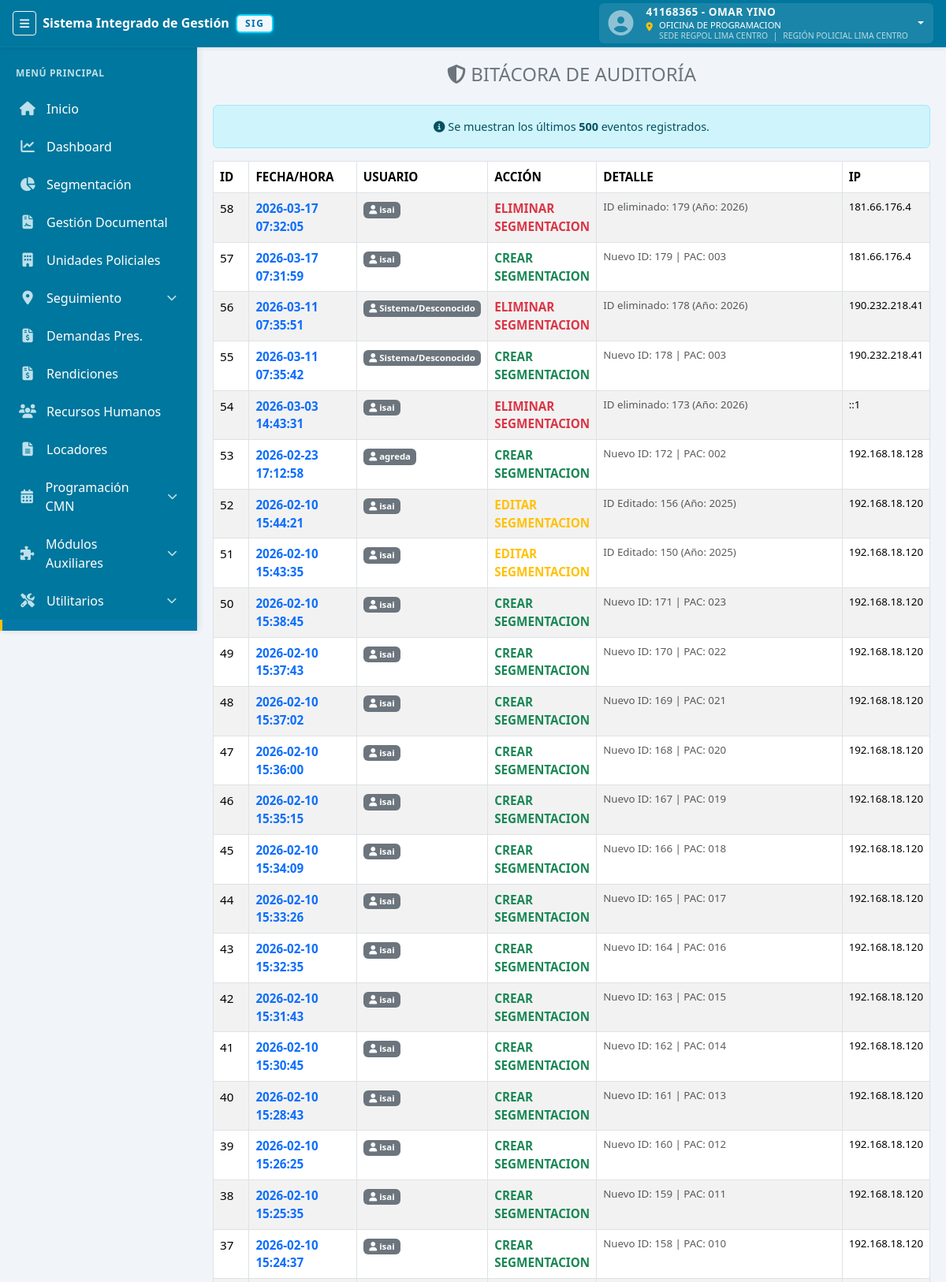
The page /vista/bitacora.php (signed in, upper part) on the database its author committed.
### tables this page shows
CREATE TABLE `modulos` (
  `id` int(11) NOT NULL,
  `nombre` varchar(100) NOT NULL COMMENT 'Nombre descriptivo del módulo',
  `slug` varchar(50) NOT NULL COMMENT 'Identificador único (snake_case)',
  `icono` varchar(50) DEFAULT 'fa-cube' COMMENT 'Icono FontAwesome',
  `enlace` varchar(255) DEFAULT '#',
  `categoria` varchar(50) DEFAULT 'OTROS',
  `color` varchar(20) DEFAULT '#00779e' COMMENT 'Color del módulo',
  `orden` int(11) DEFAULT 0 COMMENT 'Orden de visualización',
  `es_restringido` tinyint(1) DEFAULT 0 COMMENT '1 = Solo Admin/SuperAdmin (Configuración, Bitácoras)',
  `descripcion` text DEFAULT NULL COMMENT 'Descripción del módulo',
  `activo` tinyint(1) DEFAULT 1 COMMENT 'Estado del módulo',
  `created_at` timestamp NULL DEFAULT current_timestamp(),
  `updated_at` timestamp NULL DEFAULT current_timestamp() ON UPDATE current_timestamp()
);

CREATE TABLE `bitacora` (
  `id` int(11) NOT NULL,
  `usuario_id` int(11) DEFAULT NULL,
  `accion` varchar(50) NOT NULL,
  `detalle` text DEFAULT NULL,
  `ip` varchar(45) DEFAULT NULL,
  `fecha_hora` datetime DEFAULT current_timestamp()
);

### modelo/sesion_config.php (called while the page is built, shortened)
<?php
if (!function_exists('userCan')) {
    function userCan($modulo, $accion = 'VER') {
        if (isset($_SESSION['rol']) && strtoupper(trim($_SESSION['rol'])) === 'SUPER ADMINISTRADOR') return true;
        $mod = strtoupper(trim($modulo));
        $acc = strtoupper(trim($accion));
        return isset($_SESSION['permisos'][$mod][$acc]) && $_SESSION['permisos'][$mod][$acc] === true;
    }
}

### modelo/bitacora_model.php (called while the page is built)
<?php
require_once __DIR__ . '/conexion.php';
class BitacoraModel {
    private $conn;
    public function __construct() {
        global $conn;
        $this->conn = $conn;
    }
    public function getLogs() {
        $sql = "SELECT
                   b.id,
                   b.fecha_hora,
                   b.accion,
                   b.detalle,
                   b.ip,
                   COALESCE(u.usuario, 'Sistema/Desconocido') AS usuario
                FROM bitacora b
                LEFT JOIN usuario u ON b.usuario_id = u.id_usuario
                ORDER BY b.fecha_hora DESC
                LIMIT 500";
        return $this->conn->query($sql);
    }
}

### vista/bitacora.php (the view, shortened to what this page needs)
<?php
require_once __DIR__ . '/../modelo/conexion.php';
   require('../modelo/bitacora_model.php');
   $model = new BitacoraModel();
   $logs = $model->getLogs();
?>
<?php require('./layout/topbar.php'); ?>
<?php require('./layout/sidebar.php'); ?>
<div class="page-content">
    <h4 class="text-center text-secondary mb-4">
        <i class="fa-solid fa-shield-halved"></i> BITÁCORA DE AUDITORÍA
    </h4>
    <div class="alert alert-info text-center" role="alert" style="font-size: 0.9rem;">
        <i class="fa-solid fa-circle-info"></i> Se muestran los últimos <strong>500</strong> eventos registrados.
    </div>
    <div class="table-responsive">
        <table class="table table-bordered table-striped w-100" id="tablaBitacora" style="font-size: 0.95rem;">
          <thead class="bg-dark text-white">
            <tr>
              <th scope="col" style="width: 5%">ID</th>
              <th scope="col" style="width: 15%">FECHA/HORA</th>
              <th scope="col" style="width: 15%">USUARIO</th>
              <th scope="col" style="width: 15%">ACCIÓN</th>
              <th scope="col">DETALLE</th>
              <th scope="col" style="width: 10%">IP</th>
            </tr>
          </thead>
          <tbody>
          <?php while($row = $logs->fetch_object()){ ?>
           <tr>
              <td><?= $row->id ?></td>
              <td class="fw-bold text-primary"><?= $row->fecha_hora ?></td>
              <td>
                  <span class="badge bg-secondary text-white">
                      <i class="fa-solid fa-user"></i> <?= htmlspecialchars($row->usuario) ?>
                  </span>
              </td>
              <td class="fw-bold">
                <?php
                    $cls = match($row->accion) {
                        'ELIMINAR SEGMENTACION' => 'text-danger',
                        'CREAR SEGMENTACION' => 'text-success',
                        'EDITAR SEGMENTACION' => 'text-warning',
                        default => 'text-dark'
                    };
                ?>
                <span class="<?= $cls ?>"><?= htmlspecialchars($row->accion) ?></span>
              </td>
              <td class="small text-muted"><?= htmlspecialchars($row->detalle) ?></td>
              <td class="small"><?= $row->ip ?></td>
           </tr>
          <?php } ?>
          </tbody>
        </table>
    </div>
</div>
<?php require('./layout/footer.php'); ?>

### vista/layout/sidebar.php (shortened to what this page needs)
<?php
require_once __DIR__ . "/../../modelo/conexion.php";
$sqlModulos = "SELECT * FROM modulos WHERE activo = 1 ORDER BY orden ASC";
$resModulos = $conexion->query($sqlModulos);
$menuData = [
    'OPERATIVOS' => [],
    'AUXILIARES' => [],
    'UTILITARIOS' => [],
    'SISTEMA' => [],
    'OTROS' => []
];
while ($m = $resModulos->fetch_assoc()) {
    $slugFiltro = strtolower($m['slug'] ?? '');
    if (in_array($slugFiltro, ['destinos', 'ubicacion', 'ubicaciones', 'acerca']) || strpos($slugFiltro, 'acerca') !== false) continue;
    $cat = strtoupper($m['categoria'] ?? 'OTROS');
    $menuData[$cat][] = $m;
}
$current_uri = $_SERVER['REQUEST_URI'];
$base_url = (defined('BASE_URL') ? BASE_URL : '/');
?>
<aside id="sidebar" class="sidebar">
  <div class="main-title">Menú Principal</div>
  <div class="menu">
    <?php
    if (!function_exists('isUrlActive')) {
        function isUrlActive($current_uri, $enlace) {
            $path = parse_url($current_uri, PHP_URL_PATH);
            $file = basename($path);
            $enlaceFile = basename($enlace);
            return $file === $enlaceFile;
        }
    }
    if (!function_exists('getCleanUrl')) {
        function getCleanUrl($base, $enlace) {
            $enlace = str_replace(['../', './'], '', $enlace);
            $enlace = ltrim($enlace, '/');
            return $base . $enlace;
        }
    }
    ?>
    <?php foreach ($menuData['OPERATIVOS'] as $m): ?>
      <?php if (userCan($m['slug'])): ?>
        <?php
          $isActive = isUrlActive($current_uri, $m['enlace']);
          if ($m['slug'] === 'seguimiento'):
            $isSeguimientoActive = strpos($current_uri, 'seguimiento_pac.php') !== false || strpos($current_uri, 'seguimiento_menores.php') !== false;
        ?>
          <div class="has-submenu <?= $isSeguimientoActive ? 'active' : '' ?>" id="submenu-seguimiento">
            <a href="javascript:void(0);" class="submenu-toggle">
              <i class="fa-solid <?= $m['icono'] ?>"></i> <span><?= $m['nombre'] ?></span>
              <i class="fa-solid fa-chevron-down arrow"></i>
            </a>
          </div>
        <?php elseif ($m['slug'] === 'cmn'):
            $isCmnActive = strpos($current_uri, 'cmn_listado.php') !== false ||
                           strpos($current_uri, 'cmn_identificacion.php') !== false ||
                           strpos($current_uri, 'cmn_clasificacion.php') !== false ||
                           strpos($current_uri, 'cmn_consolidacion.php') !== false;
        ?>
          <div class="has-submenu <?= $isCmnActive ? 'active' : '' ?>" id="submenu-cmn">
            <a href="javascript:void(0);" class="submenu-toggle">
              <i class="fa-solid <?= $m['icono'] ?>"></i> <span><?= $m['nombre'] ?></span>
              <i class="fa-solid fa-chevron-down arrow"></i>
            </a>
          </div>
               <?php else: ?>
          <?php
            $raw_enlace = $m['enlace'] ?? '';
            $slugVar = strtolower($m['slug'] ?? '');
            if ($slugVar === 'inicio') {
                $raw_enlace = 'vista/inicio.php';
            } elseif ($slugVar === 'dashboard') {
                $raw_enlace = 'controlador/dashboard.php';
            } elseif (empty($raw_enlace) || $raw_enlace === '#') {
                $raw_enlace = '#';
            }
            $enlace_final = getCleanUrl($base_url, $raw_enlace);
          ?>
          <a href="<?= $enlace_final ?>"
            class="<?= $isActive ? 'active-link' : '' ?>">
            <i class="fa-solid <?= $m['icono'] ?>"></i> <span><?= $m['nombre'] ?></span>
          </a>
        <?php endif; ?>
      <?php endif; ?>
    <?php endforeach; ?>
    <?php
      $canSeeAux = false;
      foreach ($menuData['AUXILIARES'] as $m) { if (userCan($m['slug'])) { $canSeeAux = true; break; } }
      if ($canSeeAux):
        $isAnyAuxActive = false;
    ?>
      <div class="has-submenu <?= $isAnyAuxActive ? 'active' : '' ?>" id="submenu-auxiliares">
        <a href="javascript:void(0);" class="submenu-toggle">
          <i class="fa-solid fa-puzzle-piece"></i> <span>Módulos Auxiliares</span>
          <i class="fa-solid fa-chevron-down arrow"></i>
        </a>
      </div>
    <?php endif; ?>
    <?php
      $canSeeUtils = false;
      foreach ($menuData['UTILITARIOS'] as $m) { if (userCan($m['slug'])) { $canSeeUtils = true; break; } }
      if ($canSeeUtils):
        $isAnyUtilActive = false;
    ?>
      <div class="has-submenu <?= $isAnyUtilActive ? 'active' : '' ?>" id="submenu-utils">
        <a href="javascript:void(0);" class="submenu-toggle">
          <i class="fa-solid fa-screwdriver-wrench"></i> <span>Utilitarios</span>
          <i class="fa-solid fa-chevron-down arrow"></i>
        </a>
      </div>
    <?php endif; ?>
    <?php
      $canSeeSys = false;
      foreach ($menuData['SISTEMA'] as $m) { if (userCan($m['slug'])) { $canSeeSys = true; break; } }
      if ($canSeeSys):
        $isAnySysActive = false;
        foreach ($menuData['SISTEMA'] as $m) { if (isUrlActive($current_uri, $m['enlace'])) { $isAnySysActive = true; break; } }
    ?>
      <div class="has-submenu <?= $isAnySysActive ? 'active' : '' ?>" id="submenu-config">
        <a href="javascript:void(0);" class="submenu-toggle">
          <i class="fa-solid fa-gears"></i> <span>Configuración</span>
        </a>
      </div>
    <?php endif; ?>
  </div>
</aside>

### public/css/estilos.css (style rules this page uses)
:root { --sidebar-width: 250px; --sidebar-collapsed-width: 70px; --topbar-height: 60px; --primary-color: #00779e; --secondary-color: #00779e; --accent-color: #ffc107; --text-light: #ffffff; --text-muted: #bde0ea; --bg-body: #f1f5f9; --transition-speed: 0.3s; }
body { background-color: var(--bg-body); font-family: 'Segoe UI', system-ui, -apple-system, sans-serif; min-height: 100vh; }
.sidebar { position: fixed; top: var(--topbar-height); left: 0; height: calc(100vh - var(--topbar-height)); width: var(--sidebar-width); background-color: var(--secondary-color); color: var(--text-light); transition: width var(--transition-speed); z-index: 1020; overflow-y: auto; box-shadow: 2px 0 8px rgba(0, 0, 0, 0.1); }
.sidebar .main-title { padding: 1.5rem 1.25rem 0.75rem; font-size: 0.75rem; font-weight: 700; text-transform: uppercase; color: var(--text-muted); letter-spacing: 0.05em; white-space: nowrap; overflow: hidden; text-overflow: ellipsis; }
.sidebar a { display: flex; align-items: center; gap: 12px; padding: 12px 20px; text-decoration: none; color: var(--text-light); transition: all var(--transition-speed); border-left: 3px solid transparent; }
.sidebar a.active-link, .sidebar .has-submenu.active>a { background-color: rgba(59, 130, 246, 0.1); border-left-color: var(--accent-color); color: var(--accent-color); }
.sidebar i { width: 24px; text-align: center; font-size: 1.1rem; color: var(--text-muted); transition: color var(--transition-speed); }
.has-submenu .arrow { margin-left: auto; font-size: 0.8rem; transition: transform var(--transition-speed); }
.page-content { margin-left: var(--sidebar-width); padding: calc(var(--topbar-height) + 20px) 20px 20px 20px; transition: margin-left var(--transition-speed); width: auto; min-height: calc(100vh - var(--topbar-height)); box-sizing: border-box; }

### vista/layout/footer.php (style rules this page uses)
body { display: flex; flex-direction: column; min-height: 100vh; }
.page-content { flex: 1; }

### rows shown on the page
modulos: nombre "Inicio"
modulos: nombre "Dashboard"
modulos: nombre "Segmentación"
modulos: nombre "Gestión Documental"
modulos: nombre "Unidades Policiales"
modulos: nombre "Seguimiento"
modulos: nombre "Demandas Pres."
modulos: nombre "Rendiciones"
modulos: nombre "Recursos Humanos"
modulos: nombre "Locadores"
modulos: nombre "Programación CMN"
bitacora: id "58", fecha_hora "2026-03-17 07:32:05", usuario "isai", accion "ELIMINAR SEGMENTACION", detalle "ID eliminado: 179 (Año: 2026)", ip "181.66.176.4"
bitacora: id "57", fecha_hora "2026-03-17 07:31:59", usuario "isai", accion "CREAR SEGMENTACION", detalle "Nuevo ID: 179 | PAC: 003", ip "181.66.176.4"
bitacora: id "56", fecha_hora "2026-03-11 07:35:51", usuario "Sistema/Desconocido", accion "ELIMINAR SEGMENTACION", detalle "ID eliminado: 178 (Año: 2026)", ip "190.232.218.41"
bitacora: id "55", fecha_hora "2026-03-11 07:35:42", usuario "Sistema/Desconocido", accion "CREAR SEGMENTACION", detalle "Nuevo ID: 178 | PAC: 003", ip "190.232.218.41"
bitacora: id "54", fecha_hora "2026-03-03 14:43:31", usuario "isai", accion "ELIMINAR SEGMENTACION", detalle "ID eliminado: 173 (Año: 2026)", ip "::1"
bitacora: id "53", fecha_hora "2026-02-23 17:12:58", usuario "agreda", accion "CREAR SEGMENTACION", detalle "Nuevo ID: 172 | PAC: 002", ip "192.168.18.128"
bitacora: id "52", fecha_hora "2026-02-10 15:44:21", usuario "isai", accion "EDITAR SEGMENTACION", detalle "ID Editado: 156 (Año: 2025)", ip "192.168.18.120"
bitacora: id "51", fecha_hora "2026-02-10 15:43:35", usuario "isai", accion "EDITAR SEGMENTACION", detalle "ID Editado: 150 (Año: 2025)", ip "192.168.18.120"
bitacora: id "50", fecha_hora "2026-02-10 15:38:45", usuario "isai", accion "CREAR SEGMENTACION", detalle "Nuevo ID: 171 | PAC: 023", ip "192.168.18.120"
bitacora: id "49", fecha_hora "2026-02-10 15:37:43", usuario "isai", accion "CREAR SEGMENTACION", detalle "Nuevo ID: 170 | PAC: 022", ip "192.168.18.120"
bitacora: id "48", fecha_hora "2026-02-10 15:37:02", usuario "isai", accion "CREAR SEGMENTACION", detalle "Nuevo ID: 169 | PAC: 021", ip "192.168.18.120"
bitacora: id "47", fecha_hora "2026-02-10 15:36:00", usuario "isai", accion "CREAR SEGMENTACION", detalle "Nuevo ID: 168 | PAC: 020", ip "192.168.18.120"
bitacora: id "46", fecha_hora "2026-02-10 15:35:15", usuario "isai", accion "CREAR SEGMENTACION", detalle "Nuevo ID: 167 | PAC: 019", ip "192.168.18.120"
bitacora: id "45", fecha_hora "2026-02-10 15:34:09", usuario "isai", accion "CREAR SEGMENTACION", detalle "Nuevo ID: 166 | PAC: 018", ip "192.168.18.120"
bitacora: id "44", fecha_hora "2026-02-10 15:33:26", usuario "isai", accion "CREAR SEGMENTACION", detalle "Nuevo ID: 165 | PAC: 017", ip "192.168.18.120"
bitacora: id "43", fecha_hora "2026-02-10 15:32:35", usuario "isai", accion "CREAR SEGMENTACION", detalle "Nuevo ID: 164 | PAC: 016", ip "192.168.18.120"
bitacora: id "42", fecha_hora "2026-02-10 15:31:43", usuario "isai", accion "CREAR SEGMENTACION", detalle "Nuevo ID: 163 | PAC: 015", ip "192.168.18.120"
bitacora: id "41", fecha_hora "2026-02-10 15:30:45", usuario "isai", accion "CREAR SEGMENTACION", detalle "Nuevo ID: 162 | PAC: 014", ip "192.168.18.120"
bitacora: id "40", fecha_hora "2026-02-10 15:28:43", usuario "isai", accion "CREAR SEGMENTACION", detalle "Nuevo ID: 161 | PAC: 013", ip "192.168.18.120"
bitacora: id "39", fecha_hora "2026-02-10 15:26:25", usuario "isai", accion "CREAR SEGMENTACION", detalle "Nuevo ID: 160 | PAC: 012", ip "192.168.18.120"
bitacora: id "38", fecha_hora "2026-02-10 15:25:35", usuario "isai", accion "CREAR SEGMENTACION", detalle "Nuevo ID: 159 | PAC: 011", ip "192.168.18.120"
bitacora: id "37", fecha_hora "2026-02-10 15:24:37", usuario "isai", accion "CREAR SEGMENTACION", detalle "Nuevo ID: 158 | PAC: 010", ip "192.168.18.120"

### other values the page prints
$_SESSION["dni"] "41168365"
$_SESSION["nombre"] "OMAR YINO"
$subunidad "OFICINA DE PROGRAMACION"
$division "SEDE REGPOL LIMA CENTRO"
$region "REGIÓN POLICIAL LIMA CENTRO"
